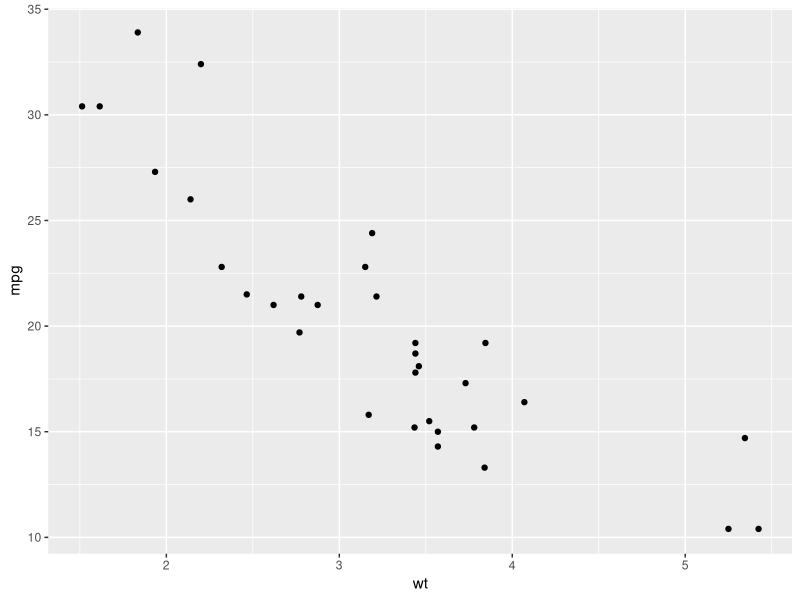
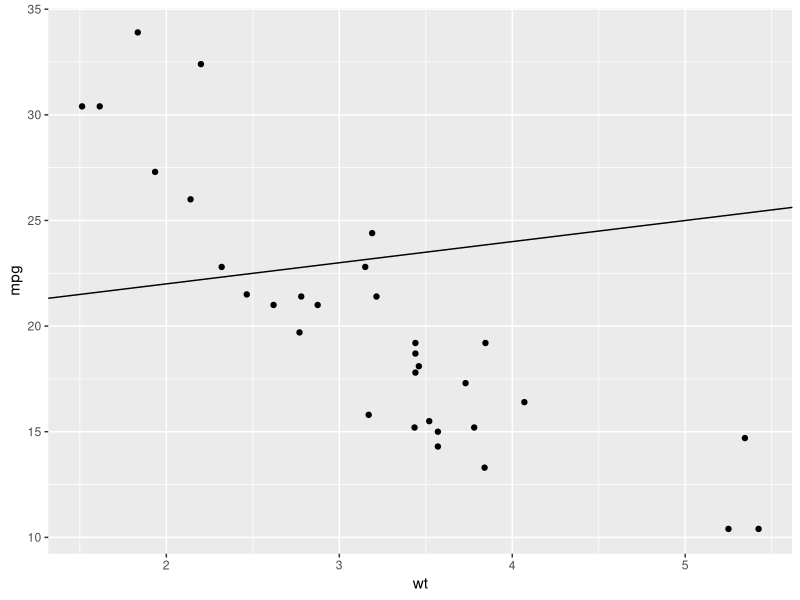
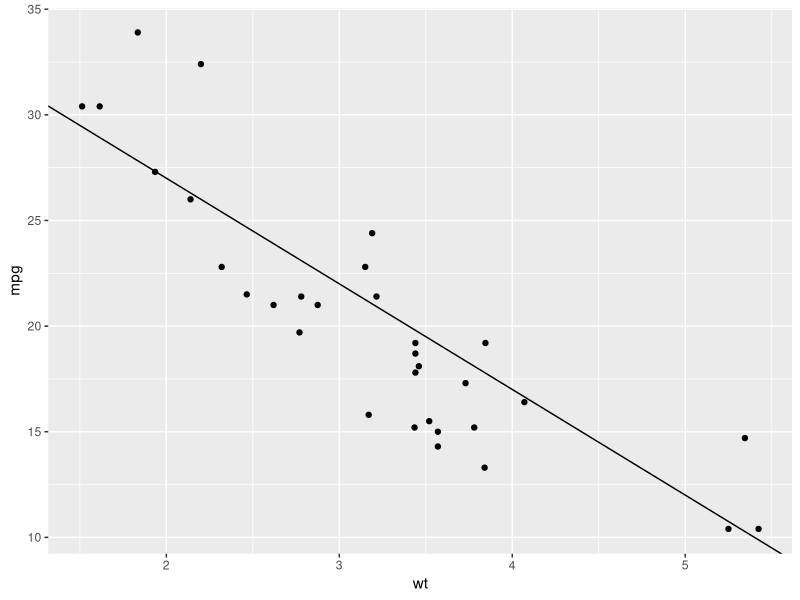
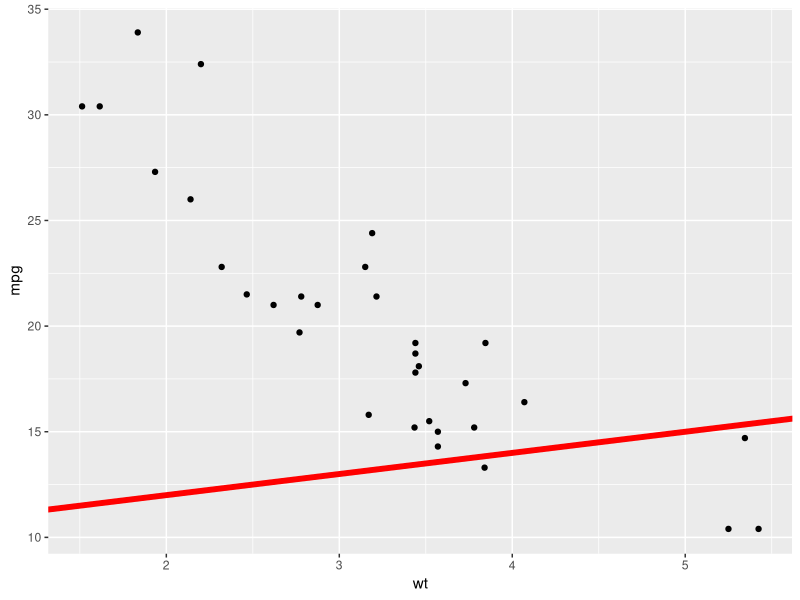
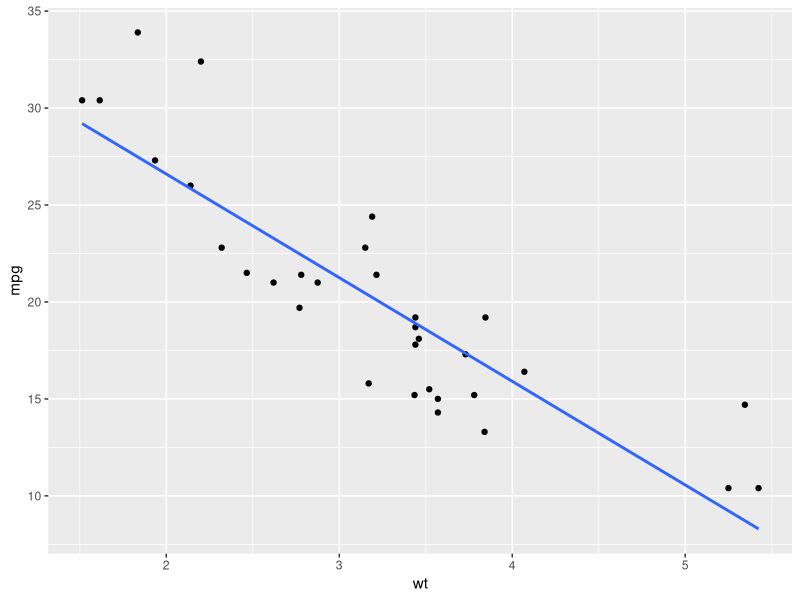
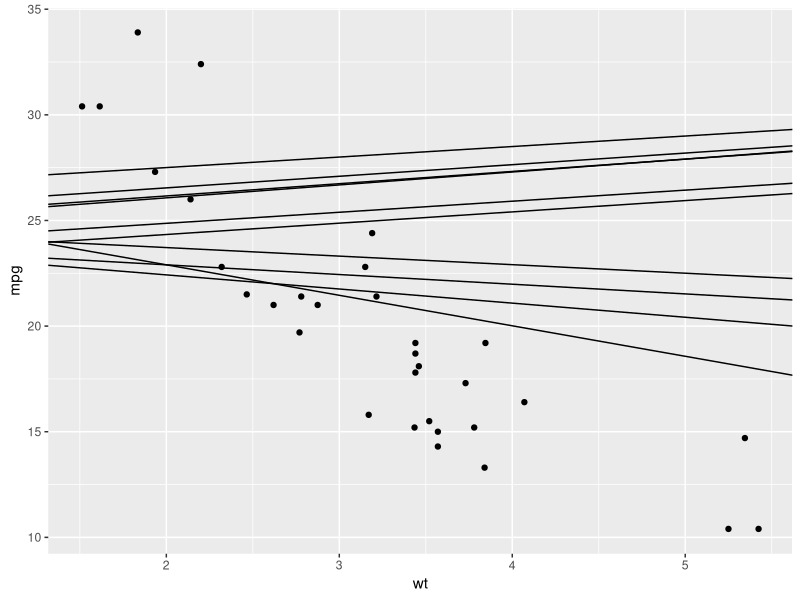
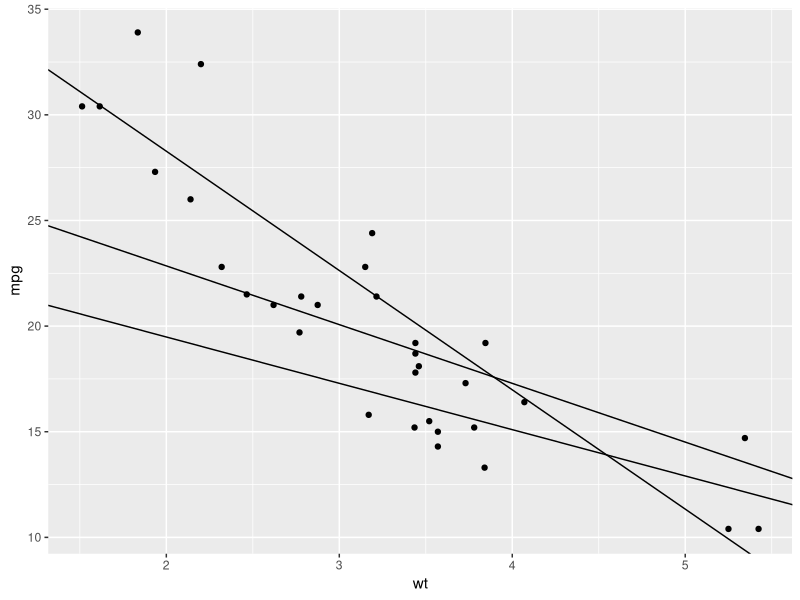
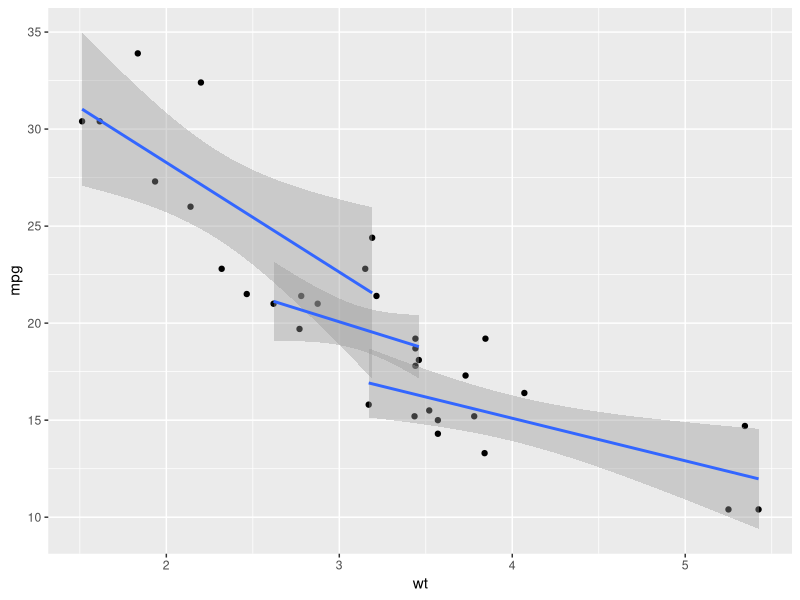

Source code (R) for these figures, in order:
## ---- chunk 1
library(ggplot2)
p <- qplot(wt, mpg, data = mtcars)
## ---- chunk 2

p + geom_abline() # Can't see it - outside the range of the data
p + geom_abline(intercept = 20)
## ---- chunk 3
coef(lm(mpg ~ wt, data = mtcars))
p + geom_abline(intercept = 37, slope = -5)
p + geom_abline(intercept = 10, colour = "red", size = 2)
## ---- chunk 4
# See ?stat_smooth for fitting smooth models to data
p + stat_smooth(method="lm", se=FALSE)
## ---- chunk 5

p <- ggplot(mtcars, aes(x = wt, y=mpg), . ~ cyl) + geom_point()
df <- data.frame(a=rnorm(10, 25), b=rnorm(10, 0))
p + geom_abline(aes(intercept=a, slope=b), data=df)
## ---- chunk 6
library(plyr)
coefs <- ddply(mtcars, .(cyl), function(df) {
  m <- lm(mpg ~ wt, data=df)
  data.frame(a = coef(m)[1], b = coef(m)[2])
})
str(coefs)
p + geom_abline(data=coefs, aes(intercept=a, slope=b))
## ---- chunk 7
# It's actually a bit easier to do this with stat_smooth
p + geom_smooth(aes(group=cyl), method="lm")
p + geom_smooth(aes(group=cyl), method="lm", fullrange=TRUE)
## ---- chunk 8

p + geom_abline(intercept = 37, slope = -5) + coord_flip()
p + geom_abline(intercept = 37, slope = -5) + coord_polar()

